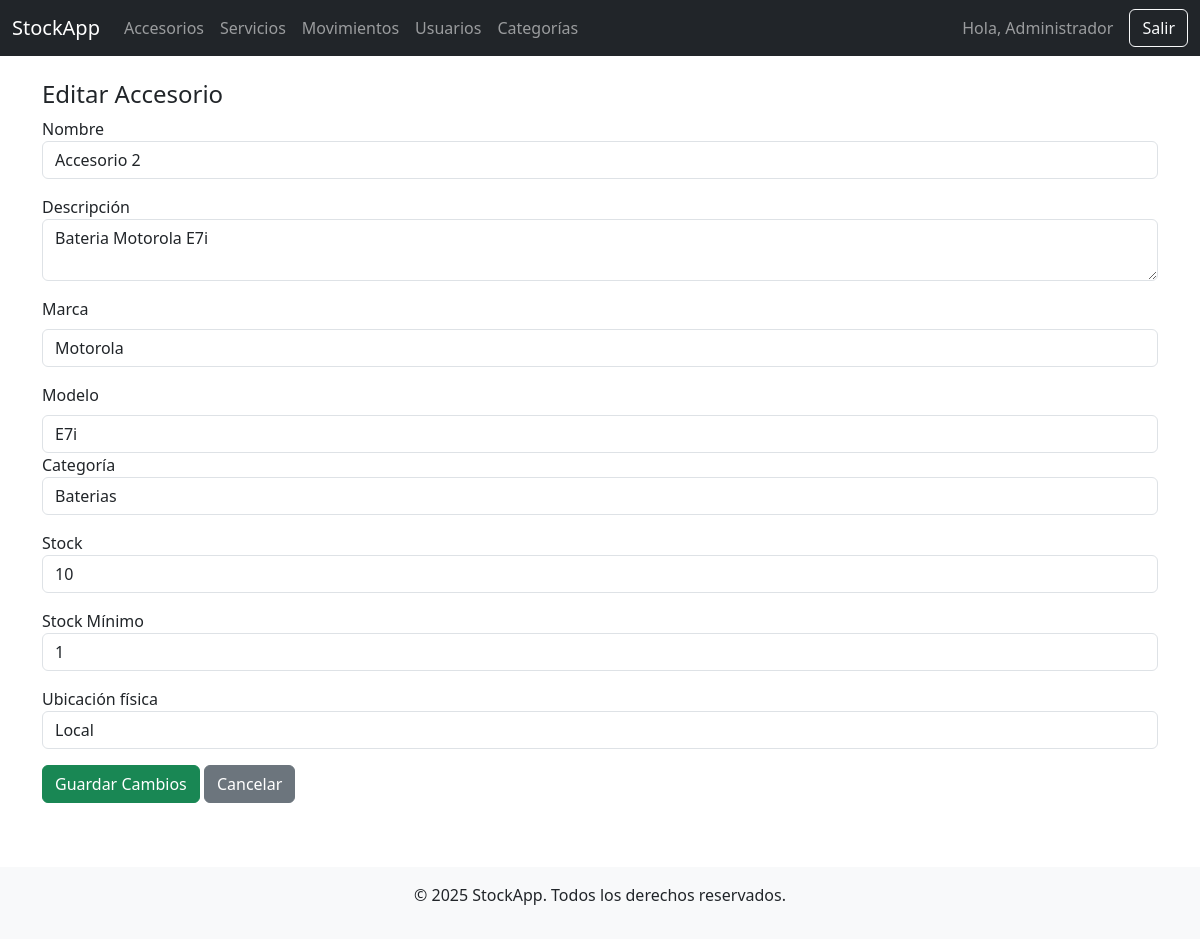
The app's page /accesorios/editar.php?id=1 (signed in) with its own data.
### tables this page shows
CREATE TABLE `accesorios` (
  `id` int(11) NOT NULL,
  `nombre` varchar(100) NOT NULL,
  `descripcion` text DEFAULT NULL,
  `marca` varchar(100) DEFAULT NULL,
  `modelo` varchar(100) DEFAULT NULL,
  `categoria_id` int(11) DEFAULT NULL,
  `stock_actual` int(11) DEFAULT 0,
  `stock_minimo` int(11) DEFAULT 0,
  `precio_compra` decimal(10,2) DEFAULT 0.00,
  `precio_venta` decimal(10,2) DEFAULT 0.00,
  `ubicacion` varchar(100) DEFAULT NULL,
  `activo` tinyint(1) DEFAULT 1,
  `creado_en` timestamp NOT NULL DEFAULT current_timestamp(),
  `actualizado_en` timestamp NOT NULL DEFAULT current_timestamp() ON UPDATE current_timestamp()
);

CREATE TABLE `categorias` (
  `id` int(11) NOT NULL,
  `nombre` varchar(100) NOT NULL
);

### accesorios/editar.php (the view, shortened to what this page needs)
<?php
require_once '../config/database.php';
$id = $_GET['id'] ?? null;
$categorias = $pdo->query("SELECT * FROM categorias")->fetchAll();
$stmt = $pdo->prepare("SELECT * FROM accesorios WHERE id = ?");
$stmt->execute([$id]);
$accesorio = $stmt->fetch();
include '../includes/header.php';
include '../includes/navbar.php';
?>
<div class="container mt-4">
    <h4>Editar Accesorio</h4>
    <form method="POST">
        <div class="mb-3">
            <label>Nombre</label>
            <input type="text" name="nombre" class="form-control" value="<?= htmlspecialchars($accesorio['nombre']) ?>" required>
        </div>
        <div class="mb-3">
            <label>Descripción</label>
            <textarea name="descripcion" class="form-control"><?= htmlspecialchars($accesorio['descripcion']) ?></textarea>
        </div>
        <div class="mb-3">
            <label class="form-label">Marca</label>
            <input type="text" name="marca" class="form-control" required value="<?= htmlspecialchars($accesorio['marca']) ?>">
        </div>
        <div class="col-12">
            <label class="form-label">Modelo</label>
            <input type="text" name="modelo" class="form-control" required value="<?= htmlspecialchars($accesorio['modelo']) ?>">
        </div>
        <div class="mb-3">
            <label>Categoría</label>
            <select name="categoria_id" class="form-control">
                <?php foreach ($categorias as $c): ?>
                    <option value="<?= $c['id'] ?>" <?= $c['id'] == $accesorio['categoria_id'] ? 'selected' : '' ?>>
                        <?= $c['nombre'] ?>
                    </option>
                <?php endforeach; ?>
            </select>
        </div>
        <div class="mb-3">
            <label>Stock</label>
            <input type="number" name="stock_actual" class="form-control" value="<?= $accesorio['stock_actual'] ?>">
        </div>
        <div class="mb-3">
            <label for="stock_minimo">Stock Mínimo</label>
            <input type="number" name="stock_minimo" class="form-control" value="<?= $accesorio['stock_minimo'] ?>" min="0" required>
        </div>
        <div class="mb-3">
            <label>Ubicación física</label>
            <select name="ubicacion" class="form-control">
                <option value="Local" <?= $accesorio['ubicacion'] == 'Local' ? 'selected' : '' ?>>Local</option>
            </select>
        </div>
        <div class="mb-3">
            <button type="submit" class="btn btn-success">Guardar Cambios</button>
            <a href="listar.php" class="btn btn-secondary">Cancelar</a>
        </div>
    </form>
</div>
<?php include '../includes/footer.php'; ?>

### records on screen
accesorios: nombre "Accesorio 2", descripcion "Bateria Motorola E7i", marca "Motorola", modelo "E7i", categoria_id "Baterias", stock_actual "10", stock_minimo "1", ubicacion "Local"

### other values on screen
$_SESSION['nombre'] "Administrador"
